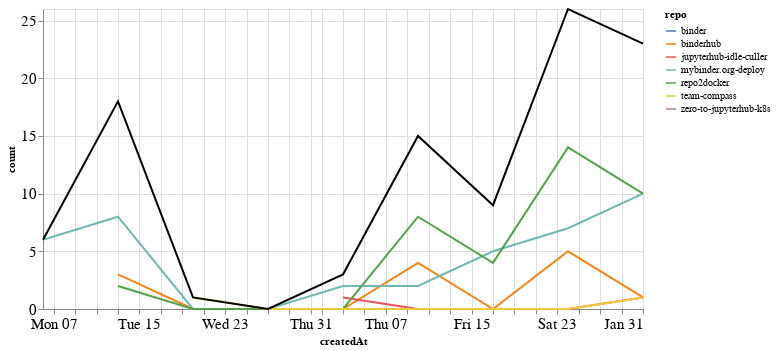

Notebook code for this chart:
### Markdown cell above
### Comments

### Code cell
comments_time = comments.groupby('repo').resample('W', on='createdAt').count()['author'].reset_index()
comments_time = comments_time.rename(columns={'author': 'count'})
comments_time_total = comments_time.groupby('createdAt').agg({"count": "sum"}).reset_index()
ch1 = alt.Chart(comments_time, width=600).mark_line().encode(
    x='createdAt',
    y='count',
    color='repo',
    tooltip="repo"
)

ch2 = alt.Chart(comments_time_total, width=600).mark_line(color="black").encode(
    x='createdAt',
    y='count',
)

ch1 + ch2

### Figure 1 — Vega-Lite specification as saved in the notebook (floating-point values rounded to 4 significant figures)
{"config": {"axisLeft": {"labelFontSize": 15}, "axisBottom": {"labelFontSize": 15}}, "layer": [{"data": {"name": "data-3ef25419bae764fc963ddaf955742d86"}, "mark": "line", "encoding": {"color": {"type": "nominal", "field": "repo"}, "tooltip": {"type": "nominal", "field": "repo"}, "x": {"type": "temporal", "field": "createdAt"}, "y": {"type": "quantitative", "field": "count"}}, "width": 600}, {"data": {"name": "data-086bdf18a843bbc4fa959e96bc1981f3"}, "mark": {"type": "line", "color": "black"}, "encoding": {"x": {"type": "temporal", "field": "createdAt"}, "y": {"type": "quantitative", "field": "count"}}, "width": 600}], "$schema": "https://vega.github.io/schema/vega-lite/v4.8.1.json", "datasets": {"data-3ef25419bae764fc963ddaf955742d86": [{"repo": "binder", "createdAt": "2021-01-10T00:00:00", "count": 1}, {"repo": "binderhub", "createdAt": "2020-12-13T00:00:00", "count": 3}, {"repo": "binderhub", "createdAt": "2020-12-20T00:00:00", "count": 0}, {"repo": "binderhub", "createdAt": "2020-12-27T00:00:00", "count": 0}, {"repo": "binderhub", "createdAt": "2021-01-03T00:00:00", "count": 0}, {"repo": "binderhub", "createdAt": "2021-01-10T00:00:00", "count": 4}, {"repo": "binderhub", "createdAt": "2021-01-17T00:00:00", "count": 0}, {"repo": "binderhub", "createdAt": "2021-01-24T00:00:00", "count": 5}, {"repo": "binderhub", "createdAt": "2021-01-31T00:00:00", "count": 1}, {"repo": "jupyterhub-idle-culler", "createdAt": "2021-01-03T00:00:00", "count": 1}, {"repo": "jupyterhub-idle-culler", "createdAt": "2021-01-10T00:00:00", "count": 0}, {"repo": "jupyterhub-idle-culler", "createdAt": "2021-01-17T00:00:00", "count": 0}, {"repo": "jupyterhub-idle-culler", "createdAt": "2021-01-24T00:00:00", "count": 0}, {"repo": "jupyterhub-idle-culler", "createdAt": "2021-01-31T00:00:00", "count": 1}, {"repo": "mybinder.org-deploy", "createdAt": "2020-12-06T00:00:00", "count": 6}, {"repo": "mybinder.org-deploy", "createdAt": "2020-12-13T00:00:00", "count": 8}, {"repo": "mybinder.org-deploy", "createdAt": "2020-12-20T00:00:00", "count": 0}, {"repo": "mybinder.org-deploy", "createdAt": "2020-12-27T00:00:00", "count": 0}, {"repo": "mybinder.org-deploy", "createdAt": "2021-01-03T00:00:00", "count": 2}, {"repo": "mybinder.org-deploy", "createdAt": "2021-01-10T00:00:00", "count": 2}, {"repo": "mybinder.org-deploy", "createdAt": "2021-01-17T00:00:00", "count": 5}, {"repo": "mybinder.org-deploy", "createdAt": "2021-01-24T00:00:00", "count": 7}, {"repo": "mybinder.org-deploy", "createdAt": "2021-01-31T00:00:00", "count": 10}, {"repo": "repo2docker", "createdAt": "2020-12-13T00:00:00", "count": 2}, {"repo": "repo2docker", "createdAt": "2020-12-20T00:00:00", "count": 0}, {"repo": "repo2docker", "createdAt": "2020-12-27T00:00:00", "count": 0}, {"repo": "repo2docker", "createdAt": "2021-01-03T00:00:00", "count": 0}, {"repo": "repo2docker", "createdAt": "2021-01-10T00:00:00", "count": 8}, {"repo": "repo2docker", "createdAt": "2021-01-17T00:00:00", "count": 4}, {"repo": "repo2docker", "createdAt": "2021-01-24T00:00:00", "count": 14}, {"repo": "repo2docker", "createdAt": "2021-01-31T00:00:00", "count": 10}, {"repo": "team-compass", "createdAt": "2020-12-20T00:00:00", "count": 1}, {"repo": "team-compass", "createdAt": "2020-12-27T00:00:00", "count": 0}, {"repo": "team-compass", "createdAt": "2021-01-03T00:00:00", "count": 0}, {"repo": "team-compass", "createdAt": "2021-01-10T00:00:00", "count": 0}, {"repo": "team-compass", "createdAt": "2021-01-17T00:00:00", "count": 0}, {"repo": "team-compass", "createdAt": "2021-01-24T00:00:00", "count": 0}, {"repo": "team-compass", "createdAt": "2021-01-31T00:00:00", "count": 1}, {"repo": "zero-to-jupyterhub-k8s", "createdAt": "2020-12-13T00:00:00", "count": 5}], "data-086bdf18a843bbc4fa959e96bc1981f3": [{"createdAt": "2020-12-06T00:00:00", "count": 6}, {"createdAt": "2020-12-13T00:00:00", "count": 18}, {"createdAt": "2020-12-20T00:00:00", "count": 1}, {"createdAt": "2020-12-27T00:00:00", "count": 0}, {"createdAt": "2021-01-03T00:00:00", "count": 3}, {"createdAt": "2021-01-10T00:00:00", "count": 15}, {"createdAt": "2021-01-17T00:00:00", "count": 9}, {"createdAt": "2021-01-24T00:00:00", "count": 26}, {"createdAt": "2021-01-31T00:00:00", "count": 23}]}}
